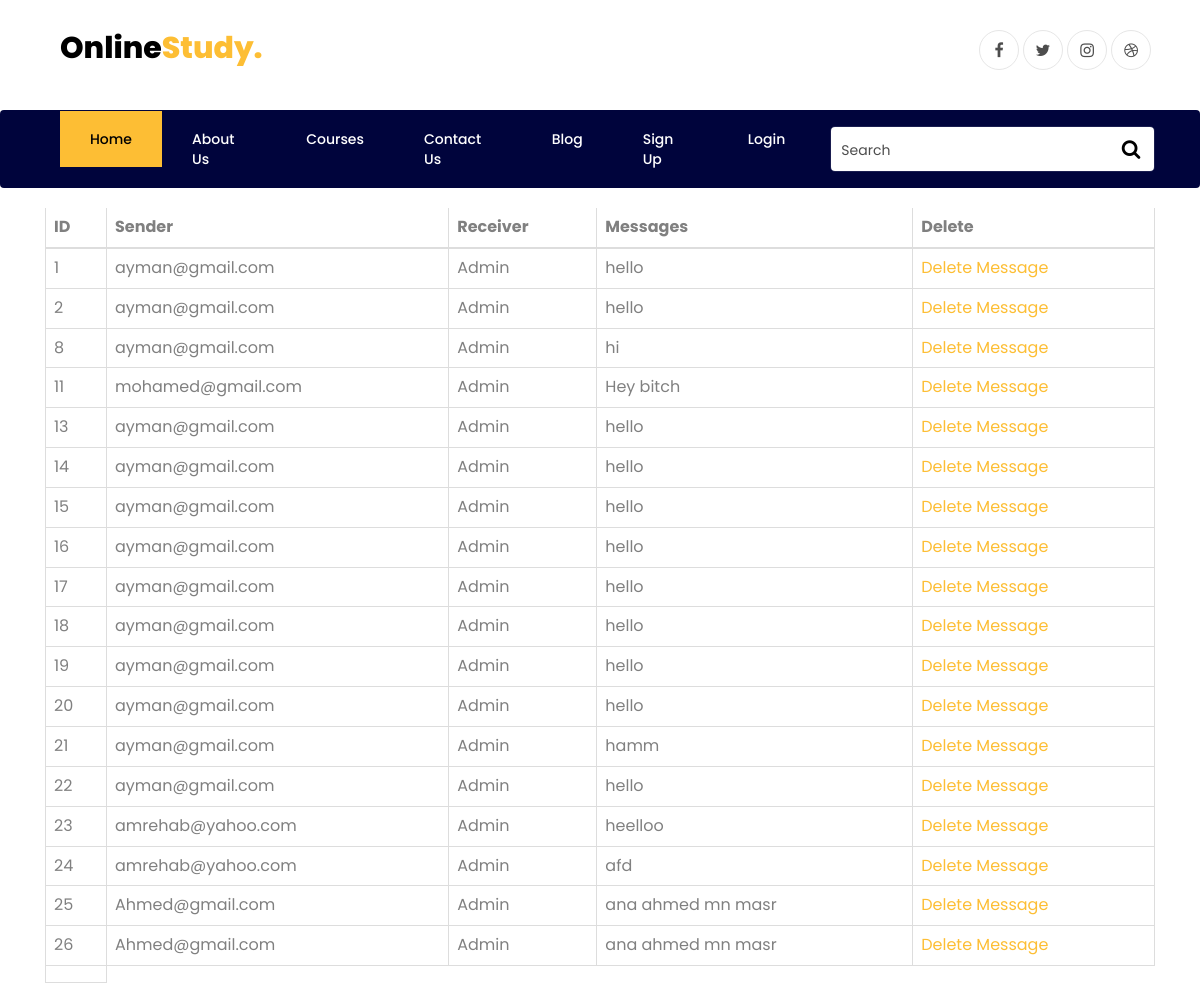
Screenshot of /showmessages.php with the database file from the repository.
### tables this page shows
CREATE TABLE `Messages` (
  `ID` int(11) NOT NULL,
  `Sender` varchar(255) NOT NULL,
  `Receiver` varchar(255) NOT NULL,
  `Message` text NOT NULL
);

### app/view/View.php (called while the page is built, shortened)
<?php
abstract class  View{
    public function __construct($controller, $model) {
        $this->model = $model;
    }
}?>

### app/db/Dbh.php (called while the page is built, shortened)
<?php
  class Dbh{
      private $servername;
      private $username;
      private $password;
      private $dbname;
      private $conn;
      function __construct() {
          $this->servername = DB_SERVER;
          $this->username = DB_USER;
          $this->password = DB_PASS;
          $this->dbname = DB_DATABASE;
      }
      public function connect(){
          $this->conn = new mysqli($this->servername, $this->username, $this->password, $this->dbname);
          return $this->conn;
      }
      function query($sql){
          if (!empty($sql)){
              $this->result = $this->conn->query($sql);
              return $this->result;
          }
          else{
              return false;
          }
      }
  }
  ?>

### app/model/MessageModel.php (called while the page is built, shortened)
<?php
class Message extends Model{
        private $id;
        private $sender;
        private $receiver;
        private $message;
        function __construct($sender="",$receiver="",$message="") {
            $this->sender = $sender;
            $this->receiver = $receiver;
            $this->message= $message;
        }
        function getID(){
            return $this->id;
          }
          function setID($id){
            return $this->id = $id;
          }
        function getSender() {
            return $this->sender;
          }
          function setSender($sender) {
            return $this->sender = $sender;
          }
          function getReceiver() {
            return $this->receiver;
          }
          function setReceiver($receiver) {
            return $this->receiver =$receiver;
          }
          function getMessage() {
            return $this->message;
          }
          function setMessage($message) {
            return $this->message = $message;
          }
          function getMessages(){
            $sql = "SELECT * FROM Messages";
            $dbh = new Dbh();
            $result = $dbh->query($sql);
            $messages = array();
            while($row=mysqli_fetch_assoc($result)){
              $message = new Message();
              $message->setID($row['ID']);
              $message->setSender($row['Sender']);
              $message->setReceiver($row['Receiver']);
              $message->setMessage($row['Message']);
              $messages[] = $message;
            }
            return $messages;
          }
          }

### app/view/ViewTables.php (the view, shortened to what this page needs)
<?php
require_once("View.php");
class ViewTable extends View{
    public function Messages(){
        $str = "";
        foreach($this->model->getMessages() as $message){
            $str = $str .'<tr>'.
            '<td>' . $message->getID() . " </td> ".
            '<td>' . $message->getSender() . " </td> ".
            '<td> ' . $message->getReceiver() . "</td>".
            '<td> ' . $message->getMessage() . " </td> ".
            '<td><a href="deletemessages.php?id='.$message->getID().'">Delete Message </a></td> '.
            '</tr>';
        }
        return $str;
    }
}?>

### rows the page displays
messages: Sender "ayman@gmail.com", Receiver "Admin", Message "hello"
messages: ID "2", Sender "ayman@gmail.com", Receiver "Admin", Message "hello"
messages: ID "8", Sender "ayman@gmail.com", Receiver "Admin", Message "hi"
messages: ID "11", Sender "mohamed@gmail.com", Receiver "Admin", Message "Hey bitch"
messages: ID "13", Sender "ayman@gmail.com", Receiver "Admin", Message "hello"
messages: ID "14", Sender "ayman@gmail.com", Receiver "Admin", Message "hello"
messages: ID "15", Sender "ayman@gmail.com", Receiver "Admin", Message "hello"
messages: ID "16", Sender "ayman@gmail.com", Receiver "Admin", Message "hello"
messages: ID "17", Sender "ayman@gmail.com", Receiver "Admin", Message "hello"
messages: ID "18", Sender "ayman@gmail.com", Receiver "Admin", Message "hello"
messages: ID "19", Sender "ayman@gmail.com", Receiver "Admin", Message "hello"
messages: ID "20", Sender "ayman@gmail.com", Receiver "Admin", Message "hello"
messages: ID "21", Sender "ayman@gmail.com", Receiver "Admin", Message "hamm"
messages: ID "22", Sender "ayman@gmail.com", Receiver "Admin", Message "hello"
messages: ID "23", Sender "amrehab@yahoo.com", Receiver "Admin", Message "heelloo"
messages: ID "24", Sender "amrehab@yahoo.com", Receiver "Admin", Message "afd"
messages: ID "25", Sender "Ahmed@gmail.com", Receiver "Admin", Message "ana ahmed mn masr"
messages: ID "26", Sender "Ahmed@gmail.com", Receiver "Admin", Message "ana ahmed mn masr"

### other values shown
$message->getID() "1"
